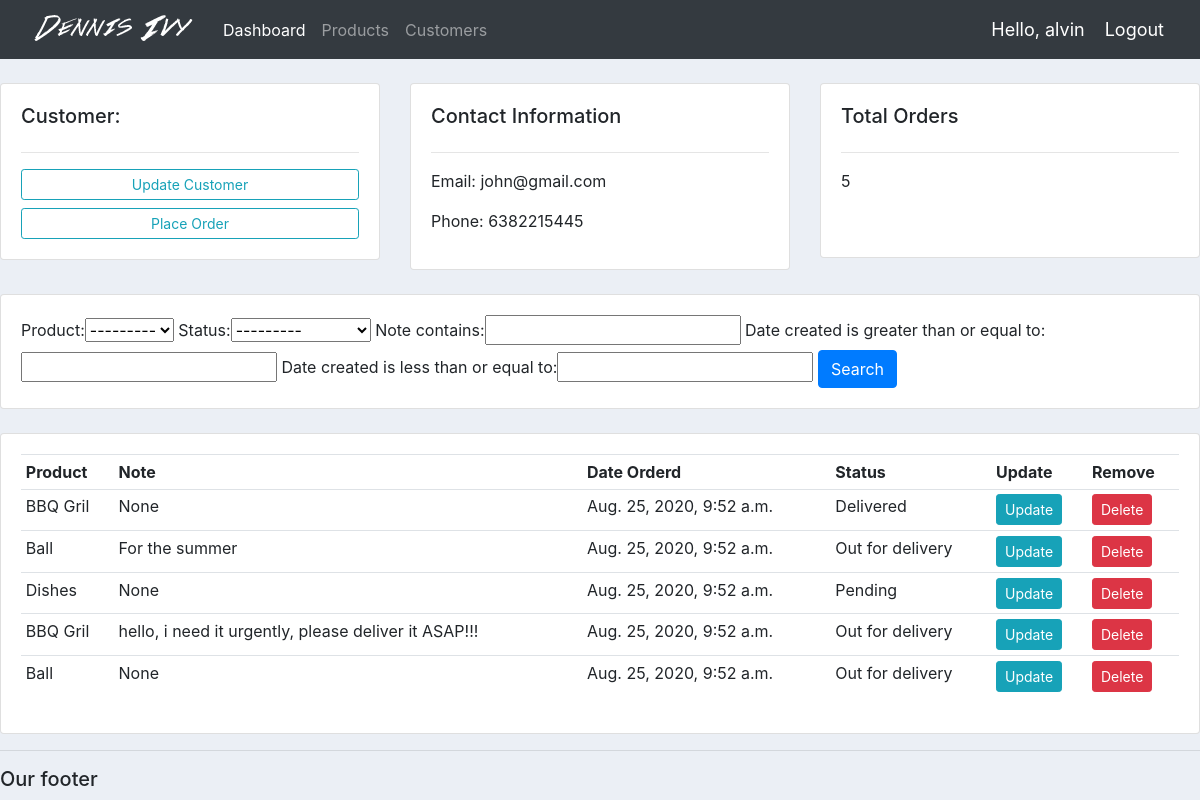
The page /customer/2/ (signed in) on the database its author committed.
### accounts/models.py (models this page shows, shortened)
class Customers(models.Model):
    user = models.OneToOneField(User, null=True, blank=True, on_delete=models.CASCADE)
    name = models.CharField(max_length=200, null=True)
    phone = models.CharField(max_length=10, null=True, blank=True)
    email = models.CharField(max_length=200, null=True)
    profile_pic = models.ImageField(default='default.jpg',null=True, blank=True)
    date_created = models.DateTimeField(auto_now_add=True)

class Order(models.Model):
    STATUS = (
        ('Delivered', 'Deliverd'),
        ('Out for delivery','Out for delivery'),
        ('Pending', 'Pending'),
        )
    customer = models.ForeignKey(Customers, null=True, on_delete=models.SET_NULL)
    product = models.ForeignKey(Product, null=True, on_delete=models.SET_NULL)
    date_created = models.DateTimeField(auto_now_add=True)
    status = models.CharField(max_length=200, null=True, choices=STATUS)
    note = models.CharField(max_length=1000, null=True)

class Product(models.Model):
    CATEGORY = (
        ('Outdoor', 'Outdoor'),
        ('Indoor', 'Indoor'),
    )
    name = models.CharField(max_length=200, null=True)
    price = models.FloatField(null=True)
    category = models.CharField(max_length=200, null=True, choices=CATEGORY)
    description = models.CharField(max_length=200, null=True, blank=True)
    date_created = models.DateTimeField(auto_now_add=True)
    tags = models.ManyToManyField(Tag)
    def __str__(self):
        return self.name

### accounts/decorators.py (the view)
        def wrapper_func(request, *args, **kwargs):
            group = None
            if request.user.groups.exists():
                group = request.user.groups.all()[0].name
            if group in allowed_roles:
                print('Working: ', allowed_roles)
                return view_func(request, *args, **kwargs)
            else :
                return HttpResponse('You are not authorized to view this page')

### accounts/views.py (called while the page is built)
@login_required(login_url='login')
@allowed_users(allowed_roles=['admin'])
def customers(request, pk_test):
    customer = Customers.objects.get(id=pk_test)
    orders = customer.order_set.all()
    total_orders = orders.count()
    myFilter = OrderFilter(request.GET, queryset=orders)
    orders = myFilter.qs
    context = {
        'customer' : customer,
        'orders' : orders,
        'total_orders' : total_orders,
        'myFilter' : myFilter,
        }
    return render(request, 'accounts/customers.html',  context)

### accounts/templates/accounts/customers.html
{% extends 'accounts/main.html' %}
{% block content %}
<br>
<div class="row">
	<div class="col-md">
		<div class="card card-body">
			<h5>Customer:</h5>
			<hr>
			<a class="btn btn-outline-info  btn-sm btn-block" href="">Update Customer</a>
			<a class="btn btn-outline-info  btn-sm btn-block" href="{% url 'create_order' customer.id %}">Place Order</a>
		</div>
	</div>
	<div class="col-md">
		<div class="card card-body">
			<h5>Contact Information</h5>
			<hr>
			<p>Email: {{ customer.email }}</p>
			<p>Phone: {{ customer.phone }}</p>
		</div>
	</div>
	<div class="col-md">
		<div class="card card-body">
			<h5>Total Orders</h5>
			<hr>
			<p>{{ total_orders }}</p>
			<h1 style="text-align: center;padding: 10px"></h1>
		</div>
	</div>
</div>
<br>
<div class="row">
	<div class="col">
		<div class="card card-body">
			<form method="get">
				{{myFilter.form}}
		    <button class="btn btn-primary" type="submit">Search</button>
			</form>
		</div>
	</div>
</div>
<br>
<div class="row">
	<div class="col-md">
		<div class="card card-body">
			<table class="table table-sm">
				<tr>
					<th>Product</th>
					<th>Note</th>
					<th>Date Orderd</th>
					<th>Status</th>
					<th>Update</th>
					<th>Remove</th>
				</tr>
				{% for order in orders %}
				<tr>
					<td>{{ order.product.name }}</td>
					<td>{{ order.note }}</td>
					<td>{{ order.date_created }}</td>
					<td>{{ order.status }}</td>
					<td><a class="btn btn-sm btn-info" href="{% url 'update_order' order.id %}">Update</a></td>
					<td><a class="btn btn-sm btn-danger" href="{% url 'delete_order' order.id %}">Delete</a></td>
				</tr>
				{% endfor %}
			</table>
		</div>
	</div>
</div>
{% endblock %}

### accounts/templates/accounts/navbar.html (shortened to what this page needs)
{% load static %}
<nav class="navbar navbar-expand-lg navbar-dark bg-dark">
    <img src="{% static 'images/d_logo.png' %}">
    <div class="collapse navbar-collapse" id="navbarNavDropdown">
      <ul class="navbar-nav">
        {% if request.user.is_staff %}
        <li class="nav-item active">
          <a class="nav-link" href="{% url 'home' %}">Dashboard</a>
        </li>
        <li class="nav-item">
          <a class="nav-link" href="{% url 'products' %}">Products</a>
        </li>
        <li class="nav-item">
          <a class="nav-link" href="#">Customers</a>
        </li>
        {% else %}
        <li class="nav-item">
          <a class="nav-link" href="{% url 'account' %}">Settings</a>
        </li>
        {% endif %}
      </ul>
    </div>
    <span class="hello-msg">Hello, {{ request.user }}</span>
    <span ><a class="hello-msg" href="{% url 'logout' %}">Logout</a></span>
  </nav>

### static/css/main.css (style rules this page uses)
body { background-color: #ebeff5; }

### accounts/templates/accounts/navbar.html (style rules this page uses)
.hello-msg { font-size: 18px; color: #fff; margin-right: 20px; }

### rows shown on the page
Customers: email "john@gmail.com", phone "6382215445"
Order: product.name "BBQ Gril", note "None", date_created "Aug. 25, 2020, 9:52 a.m.", status "Delivered"
Order: product.name "Ball", note "For the summer", date_created "Aug. 25, 2020, 9:52 a.m.", status "Out for delivery"
Order: product.name "Dishes", note "None", date_created "Aug. 25, 2020, 9:52 a.m.", status "Pending"
Order: product.name "BBQ Gril", note "hello, i need it urgently, please deliver it ASAP!!!", date_created "Aug. 25, 2020, 9:52 a.m.", status "Out for delivery"
Order: product.name "Ball", note "None", date_created "Aug. 25, 2020, 9:52 a.m.", status "Out for delivery"

### other values the page prints
{{ request.user }} "alvin"
{{ total_orders }} "5"
